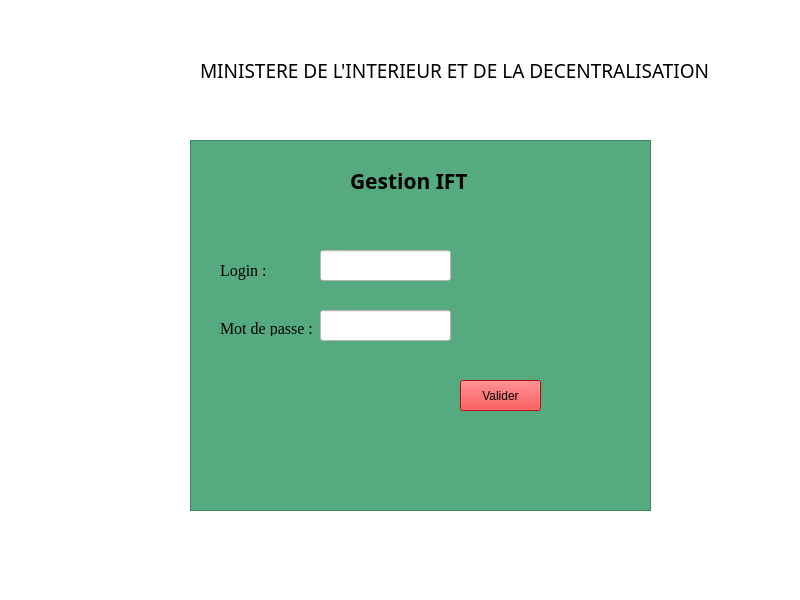
<?xml version="1.0" encoding="UTF-8"?>
<ui version="4.0">
 <class>MainWindow</class>
 <widget class="QMainWindow" name="MainWindow">
  <property name="geometry">
   <rect>
    <x>0</x>
    <y>0</y>
    <width>800</width>
    <height>600</height>
   </rect>
  </property>
  <property name="windowTitle">
   <string>MainWindow</string>
  </property>
  <property name="styleSheet">
   <string notr="true">background-color: rgb(255, 255, 255);</string>
  </property>
  <widget class="QWidget" name="centralwidget">
   <widget class="QLabel" name="label_titre">
    <property name="geometry">
     <rect>
      <x>200</x>
      <y>40</y>
      <width>561</width>
      <height>61</height>
     </rect>
    </property>
    <property name="font">
     <font>
      <family>Modern No. 20</family>
      <pointsize>14</pointsize>
     </font>
    </property>
    <property name="text">
     <string>MINISTERE DE L'INTERIEUR ET DE LA DECENTRALISATION</string>
    </property>
   </widget>
   <widget class="QLabel" name="logo">
    <property name="geometry">
     <rect>
      <x>20</x>
      <y>10</y>
      <width>141</width>
      <height>121</height>
     </rect>
    </property>
    <property name="text">
     <string/>
    </property>
    <property name="pixmap">
     <pixmap resource="test.qrc">:/icons/C:/Users/mirai akihito/Pictures/unnamed.jpg</pixmap>
    </property>
    <property name="scaledContents">
     <bool>true</bool>
    </property>
   </widget>
   <widget class="QFrame" name="frame">
    <property name="geometry">
     <rect>
      <x>190</x>
      <y>140</y>
      <width>461</width>
      <height>371</height>
     </rect>
    </property>
    <property name="styleSheet">
     <string notr="true">background-color: rgb(85, 170, 127)</string>
    </property>
    <property name="frameShape">
     <enum>QFrame::StyledPanel</enum>
    </property>
    <property name="frameShadow">
     <enum>QFrame::Raised</enum>
    </property>
    <widget class="QLabel" name="label_titre2">
     <property name="geometry">
      <rect>
       <x>160</x>
       <y>20</y>
       <width>191</width>
       <height>41</height>
      </rect>
     </property>
     <property name="font">
      <font>
       <family>Arial Black</family>
       <pointsize>16</pointsize>
       <weight>75</weight>
       <bold>true</bold>
      </font>
     </property>
     <property name="text">
      <string>Gestion IFT</string>
     </property>
    </widget>
    <widget class="QLabel" name="label_login">
     <property name="geometry">
      <rect>
       <x>30</x>
       <y>120</y>
       <width>61</width>
       <height>21</height>
      </rect>
     </property>
     <property name="font">
      <font>
       <family>Times New Roman</family>
       <pointsize>12</pointsize>
      </font>
     </property>
     <property name="text">
      <string>Login :</string>
     </property>
    </widget>
    <widget class="QLabel" name="label_mdp">
     <property name="geometry">
      <rect>
       <x>30</x>
       <y>180</y>
       <width>101</width>
       <height>16</height>
      </rect>
     </property>
     <property name="font">
      <font>
       <family>Times New Roman</family>
       <pointsize>12</pointsize>
      </font>
     </property>
     <property name="text">
      <string>Mot de passe :</string>
     </property>
    </widget>
    <widget class="QLineEdit" name="champ_login">
     <property name="geometry">
      <rect>
       <x>130</x>
       <y>110</y>
       <width>131</width>
       <height>31</height>
      </rect>
     </property>
     <property name="styleSheet">
      <string notr="true">background-color: rgb(255, 255, 255);</string>
     </property>
    </widget>
    <widget class="QLineEdit" name="champ_mdp">
     <property name="geometry">
      <rect>
       <x>130</x>
       <y>170</y>
       <width>131</width>
       <height>31</height>
      </rect>
     </property>
     <property name="styleSheet">
      <string notr="true">background-color: rgb(255, 255, 255);</string>
     </property>
    </widget>
    <widget class="QPushButton" name="btn_valider">
     <property name="geometry">
      <rect>
       <x>270</x>
       <y>240</y>
       <width>81</width>
       <height>31</height>
      </rect>
     </property>
     <property name="styleSheet">
      <string notr="true">background-color: rgb(255, 11, 15)</string>
     </property>
     <property name="text">
      <string>Valider</string>
     </property>
    </widget>
   </widget>
  </widget>
  <widget class="QMenuBar" name="menubar">
   <property name="geometry">
    <rect>
     <x>0</x>
     <y>0</y>
     <width>800</width>
     <height>21</height>
    </rect>
   </property>
  </widget>
  <widget class="QStatusBar" name="statusbar"/>
 </widget>
 <resources>
  <include location="test.qrc"/>
  <include location="test.qrc"/>
  <include location="test.qrc"/>
  <include location="test.qrc"/>
 </resources>
 <connections/>
</ui>
